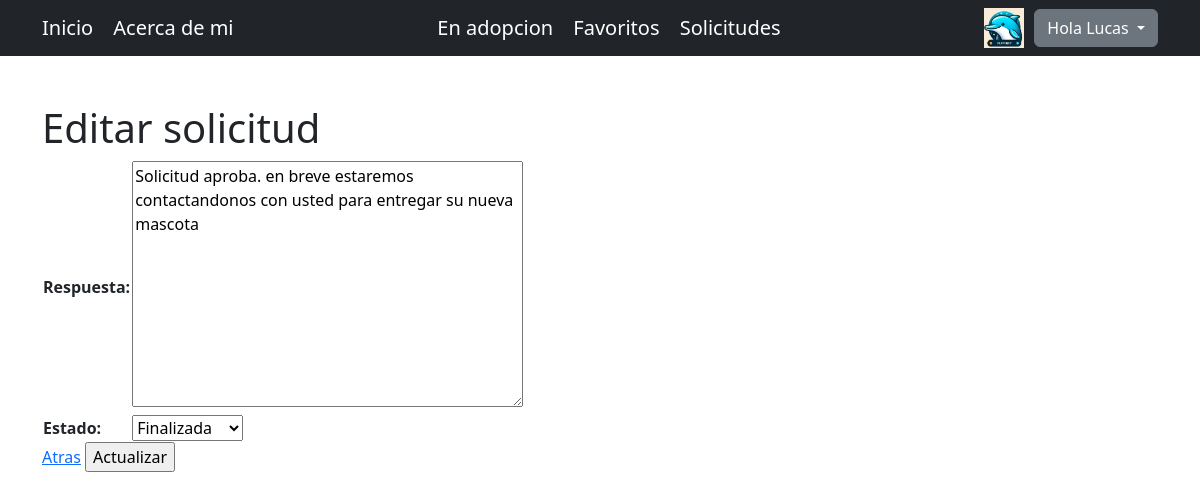
Screenshot of /editar_solicitud/3/ (signed in) with the database file from the repository.
### app_proyecto/models.py (models this page shows, shortened)
class Avatar(models.Model):
    usuario =models.OneToOneField(User, on_delete=models.CASCADE)
    imagen = models.ImageField(upload_to="avatares", null=True, blank=True)

class Solicitud_Adopcion(models.Model):
    ESTADOS = [('PROCESANDO', 'Procesando'),('FINALIZADA', 'Finalizada'),('RECHAZADA', 'Rechazada'),]
    usuario = models.ForeignKey(User, on_delete=models.CASCADE)
    mascota = models.ForeignKey(Mascota, on_delete=models.CASCADE)
    fecha_solicitud = models.DateField(auto_now_add= True)
    fecha_cambio_estado = models.DateField(auto_now_add= True)
    mensaje = models.TextField()
    respuesta = models.TextField(default='')
    estado = models.CharField(max_length=12, choices=ESTADOS, default='PROCESANDO')

### app_proyecto/views.py (the view)
# urls.py: path("editar_solicitud/<id_solicitud>/", editar_solicitud, name="Editar_Solicitud"),
@login_required
def editar_solicitud(request, id_solicitud):
    solicitud = Solicitud_Adopcion.objects.get(id=id_solicitud)
    if request.method == 'POST':
        formulario = Solicitud_Admin_Form(request.POST, instance=solicitud)
        if formulario.is_valid():
            formulario.save()
            return redirect('Listar_Solicitud')
    else:
        formulario = Solicitud_Admin_Form(instance=solicitud)
    return render(request, 'solicitudes/editar_solicitud.html', {'formulario': formulario})

### app_proyecto/forms.py
class Solicitud_Admin_Form(forms.ModelForm):
    class Meta:
        model = Solicitud_Adopcion
        fields = ['respuesta','estado']

### app_proyecto/templates/solicitudes/editar_solicitud.html
{% extends "app_proyecto/padre.html" %}
{% load static %}
{% block titulo %}
<h1>Editar solicitud</h1>
{% endblock %}
{% block contenido %}
<form action="" method="POST"> {% csrf_token %}
    <table>
        {{ formulario.as_table }}
    </table>
    <a href="{% url 'Listar_Solicitud' %}" class="card-link">Atras</a>
    <input type="submit", value="Actualizar">
</form>
{% endblock %}

### app_proyecto/templates/app_proyecto/padre.html (shortened to what this page needs)
<!DOCTYPE html>
<html lang="es">
<head>
    <link href="https://cdn.jsdelivr.net/npm/bootstrap@5.3.0-alpha1/dist/css/bootstrap.min.css" rel="stylesheet">
</head>
<body>
    <nav class="navbar navbar-dark bg-dark bg-light static-top">
        <div class="container">
            <div class="navbar-brand-group">
                <a class="navbar-brand" href="{% url 'Home' %}">Inicio</a>
                <a class="navbar-brand" href="{% url 'About' %}">Acerca de mi</a>
            </div>
            {% if user.is_authenticated %}
            <div class="navbar-brand-group">
                <a class="navbar-brand" href="{% url 'En_Adopcion' %}">En adopcion</a>
                {% if not request.user.is_superuser %}
                <a class="navbar-brand" href="{% url 'Listar_Favorito' %}">Favoritos</a>
                {% endif %}
                <a class="navbar-brand" href="{% url 'Listar_Solicitud' %}">Solicitudes</a>
            </div>
            <div class="navbar-brand-group d-flex align-items-center">
                <img src="{{user.avatar.imagen.url}}" width="40px" height="40px" alt="default.png" style="margin-right: 10px;">
                <div class="dropdown">
                    <button class="btn btn-secondary dropdown-toggle" type="button" id="dropdownMenuButton" data-bs-toggle="dropdown" aria-expanded="false">
                        Hola {{user.first_name}}
                    </button>
                </div>
            </div>
            {% else %}
            <div class="navbar-brand-group" style="text-align: right;">
                <a class="btn btn-primary" href="{% url 'Registrar' %}">Registrarse</a>
                <a class="btn btn-primary" href="{% url 'Loguin' %}">Iniciar Sesion</a>
            </div>
            {% endif %}
        </div>
    </nav>
<div class="container my-5">
  <div class="row">
    {% block titulo %}
    {% endblock titulo %}
    {% block contenido %}
    {% endblock contenido %}
  </div>
</div>
</body>
</html>

### rows the page displays
Solicitud_Adopcion: respuesta "Solicitud aproba. en breve estaremos contactandonos con usted para entregar su nueva mascota", estado "Finalizada"

### other values shown
{{ user.first_name }} "Lucas"
